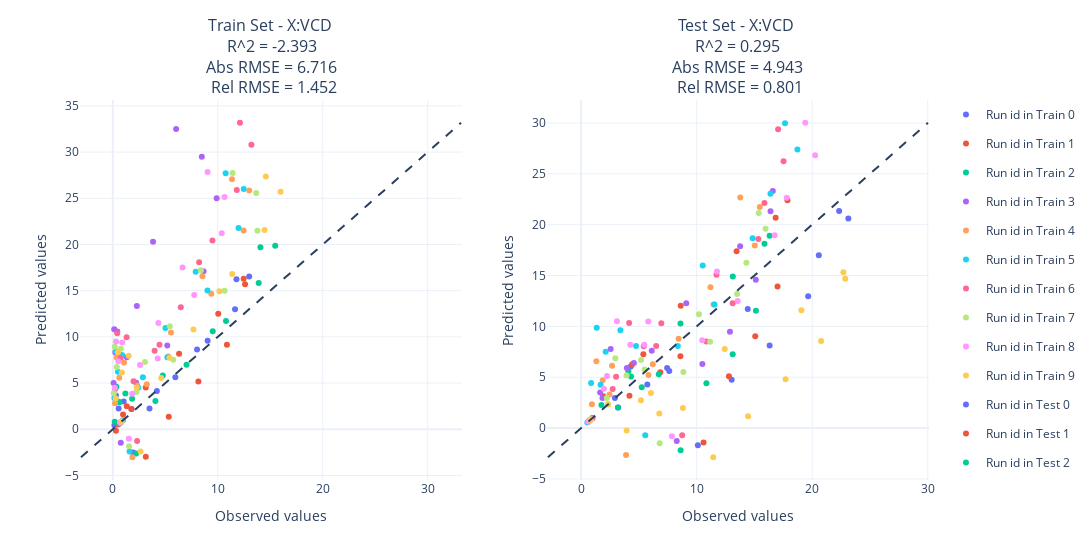
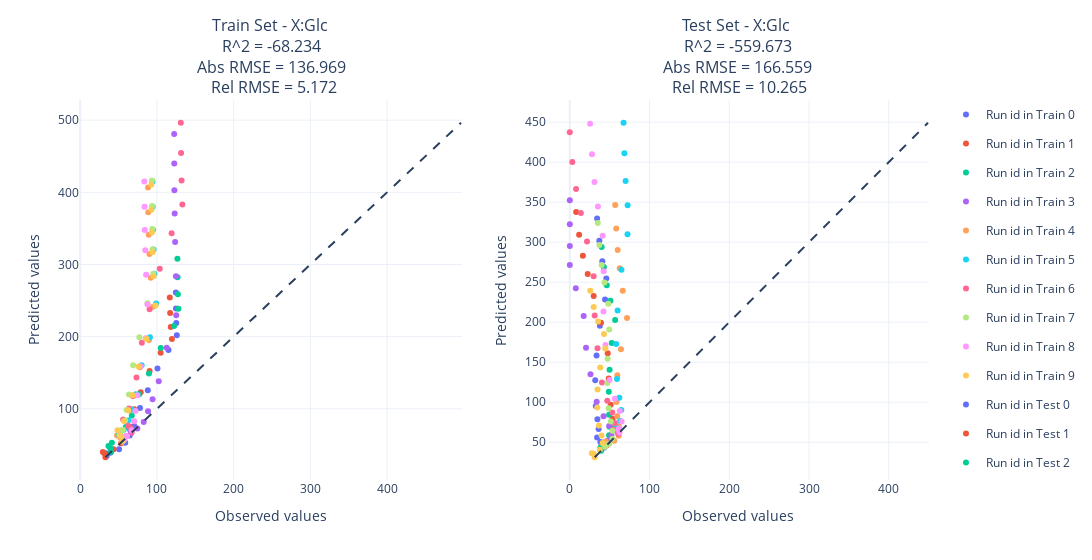
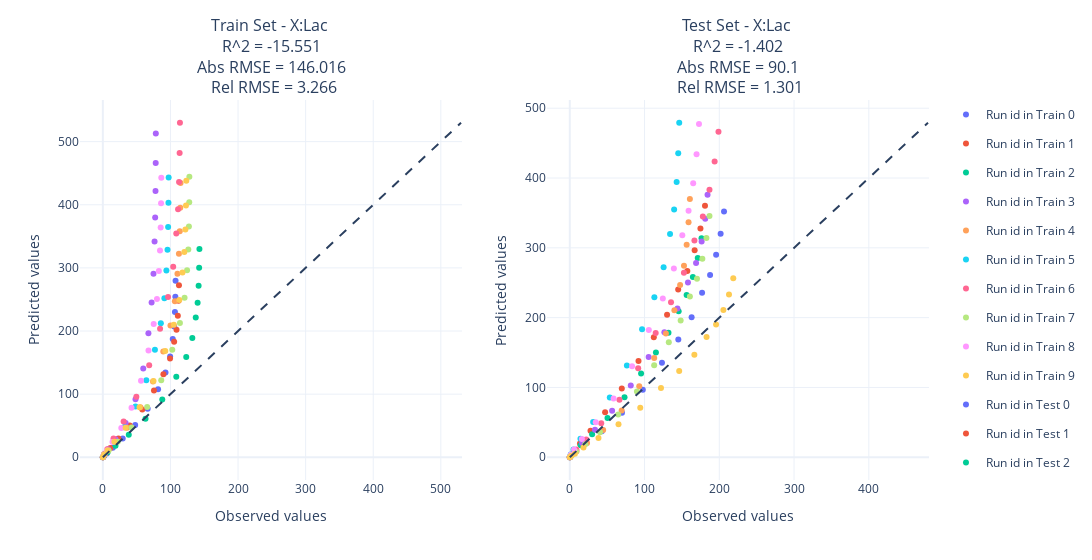
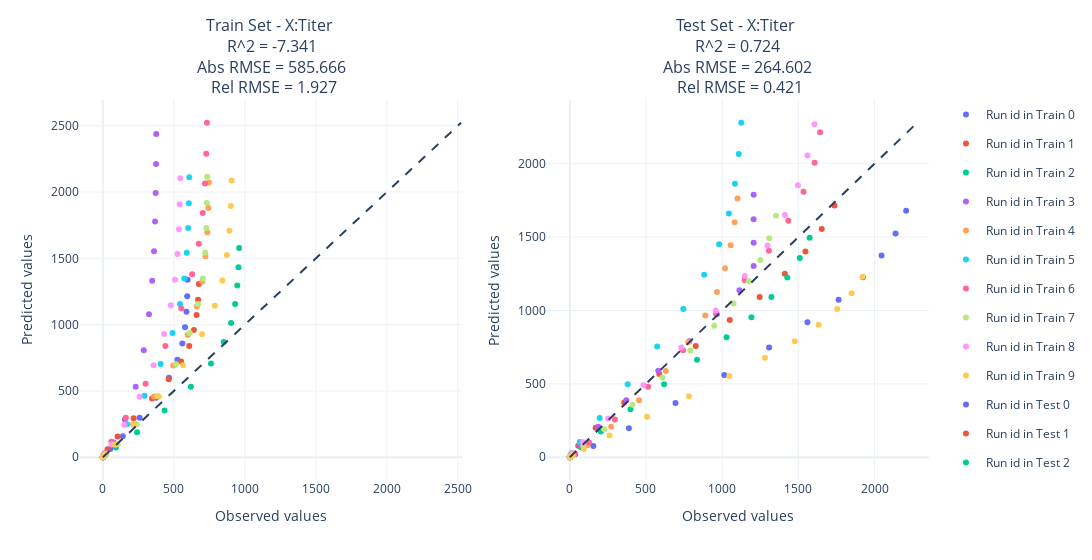

The notebook cell these images were saved under, in order:
### Code cell
plot_multi_step_ann_model_eval(
    X,
    X_pred,
    X_test,
    X_test_pred,
    X_columns=X_columns,
)

### Figure 1 — Plotly figure (JSON) as saved in the notebook; plotly's stock layout.template omitted (floating-point values rounded to 4 significant figures)
{"data": [{"legendgroup": "train_0", "mode": "markers", "name": "Run id in Train 0", "type": "scatter", "x": [0.6786, 1.788, 4.198, 8.025, 11.64, 12.99, 11.78, 9.033, 5.957, 3.496, 1.929, 1.038, 0.5547, 0.2953, 0.1569], "xaxis": "x", "y": [0.6786, 2.183, 4.136, 8.621, 12.98, 16.54, 16.24, 9.585, 5.635, 2.242, -2.511, 2.999, 2.243, 3.646, 0.432], "yaxis": "y"}, {"legendgroup": "train_1", "mode": "markers", "name": "Run id in Train 1", "type": "scatter", "x": [0.5153, 1.328, 3.139, 6.312, 10.05, 12.47, 12.6, 10.87, 8.153, 5.329, 3.144, 1.767, 0.9787, 0.5395, 0.2967], "xaxis": "x", "y": [0.5153, 2.487, 4.531, 8.16, 12.5, 16.3, 15.71, 9.134, 5.156, 1.364, -2.982, 2.203, 1.608, 2.974, -0.1733], "yaxis": "y"}, {"legendgroup": "train_2", "mode": "markers", "name": "Run id in Train 2", "type": "scatter", "x": [0.6173, 1.839, 4.763, 9.52, 13.9, 15.47, 14.06, 10.78, 7.024, 4.06, 2.225, 1.198, 0.6415, 0.3425, 0.1826], "xaxis": "x", "y": [0.6173, 3.299, 5.822, 10.62, 15.84, 19.87, 19.7, 11.73, 6.981, 3.046, -2.623, 3.875, 2.937, 4.594, 0.8034], "yaxis": "y"}, {"legendgroup": "train_3", "mode": "markers", "name": "Run id in Train 3", "type": "scatter", "x": [0.7908, 2.223, 5.19, 8.648, 9.892, 8.48, 6.03, 3.834, 2.293, 1.329, 0.7591, 0.4299, 0.2423, 0.1362, 0.07648], "xaxis": "x", "y": [0.7908, 5.034, 9.068, 17.09, 24.99, 29.49, 32.49, 20.29, 13.35, 7.791, -1.457, 10.59, 8.309, 10.82, 5.011], "yaxis": "y"}, {"legendgroup": "train_4", "mode": "markers", "name": "Run id in Train 4", "type": "scatter", "x": [0.8724, 2.327, 5.302, 9.383, 12.46, 13.0, 11.35, 8.537, 5.545, 3.241, 1.867, 1.077, 0.6221, 0.36, 0.2085], "xaxis": "x", "y": [0.8724, 4.727, 7.873, 14.66, 21.51, 25.84, 27.06, 16.55, 10.47, 4.873, -3.029, 7.238, 5.573, 7.773, 2.804], "yaxis": "y"}, {"legendgroup": "train_5", "mode": "markers", "name": "Run id in Train 5", "type": "scatter", "x": [0.9745, 2.407, 5.196, 9.018, 11.98, 12.47, 10.75, 7.898, 5.015, 2.867, 1.595, 0.8835, 0.4884, 0.2697, 0.1489], "xaxis": "x", "y": [0.9745, 4.491, 7.799, 15.03, 21.78, 26.0, 27.7, 17.04, 10.96, 5.628, -2.413, 8.044, 6.223, 8.446, 3.393], "yaxis": "y"}, {"legendgroup": "train_6", "mode": "markers", "name": "Run id in Train 6", "type": "scatter", "x": [0.7806, 1.976, 4.447, 8.222, 11.81, 13.2, 12.11, 9.492, 6.477, 3.982, 2.318, 1.319, 0.744, 0.418, 0.2343], "xaxis": "x", "y": [0.7806, 5.21, 9.156, 18.07, 25.89, 30.79, 33.17, 20.43, 13.21, 8.487, -1.259, 9.963, 7.748, 10.38, 4.354], "yaxis": "y"}, {"legendgroup": "train_7", "mode": "markers", "name": "Run id in Train 7", "type": "scatter", "x": [0.7296, 2.251, 5.757, 10.65, 13.78, 13.66, 11.41, 8.391, 5.433, 3.062, 1.55, 0.7674, 0.3798, 0.1879, 0.09295], "xaxis": "x", "y": [0.7296, 4.022, 7.524, 14.99, 21.48, 25.57, 27.74, 17.21, 11.16, 7.291, -1.828, 8.702, 6.74, 8.942, 3.895], "yaxis": "y"}, {"legendgroup": "train_8", "mode": "markers", "name": "Run id in Train 8", "type": "scatter", "x": [0.699, 1.848, 4.275, 7.758, 10.38, 10.65, 9.029, 6.646, 4.341, 2.593, 1.528, 0.8995, 0.5296, 0.3118, 0.1837], "xaxis": "x", "y": [0.699, 3.853, 7.647, 14.53, 21.22, 25.13, 27.85, 17.5, 11.5, 6.966, -1.021, 9.385, 7.348, 9.507, 4.5], "yaxis": "y"}, {"legendgroup": "train_9", "mode": "markers", "name": "Run id in Train 9", "type": "scatter", "x": [0.8418, 2.279, 5.398, 10.16, 14.45, 15.98, 14.58, 11.38, 7.683, 4.608, 2.648, 1.515, 0.865, 0.4936, 0.2816], "xaxis": "x", "y": [0.8418, 4.506, 7.742, 14.95, 21.56, 25.7, 27.36, 16.82, 10.79, 5.557, -2.404, 7.944, 6.135, 8.335, 3.339], "yaxis": "y"}, {"legendgroup": "test_0", "mode": "markers", "name": "Run id in Test 0", "type": "scatter", "x": [0.9847, 2.925, 7.444, 14.42, 20.57, 23.13, 22.33, 19.65, 16.31, 13.03, 10.1, 7.629, 5.731, 4.294, 3.208], "xaxis": "x2", "y": [0.9847, 2.953, 5.917, 11.7, 17.0, 20.61, 21.34, 12.97, 8.116, 4.75, -1.701, 5.605, 4.28, 6.056, 2.031], "yaxis": "y2"}, {"legendgroup": "test_1", "mode": "markers", "name": "Run id in Test 1", "type": "scatter", "x": [0.7602, 1.914, 4.408, 8.623, 13.46, 16.83, 17.86, 17.0, 15.07, 12.79, 10.6, 8.595, 6.854, 5.388, 4.183], "xaxis": "x2", "y": [0.7602, 3.14, 6.25, 12.03, 17.39, 20.68, 22.39, 13.93, 9.03, 5.095, -1.431, 7.06, 5.484, 7.27, 3.178], "yaxis": "y2"}, {"legendgroup": "test_2", "mode": "markers", "name": "Run id in Test 2", "type": "scatter", "x": [0.6378, 1.76, 4.32, 8.6, 13.13, 15.87, 16.31, 15.13, 13.12, 10.85, 8.612, 6.721, 5.25, 4.092, 3.18], "xaxis": "x2", "y": [0.6378, 2.276, 5.077, 10.28, 14.91, 18.11, 18.9, 11.55, 7.27, 4.397, -2.189, 5.28, 4.009, 5.596, 2.014], "yaxis": "y2"}, {"legendgroup": "test_3", "mode": "markers", "name": "Run id in Test 3", "type": "scatter", "x": [0.6684, 1.848, 4.564, 9.102, 13.76, 16.39, 16.59, 15.12, 12.88, 10.49, 8.276, 6.112, 3.96, 2.558, 1.649], "xaxis": "x2", "y": [0.6684, 2.957, 6.392, 12.28, 17.87, 21.32, 23.3, 14.58, 9.472, 6.299, -1.276, 7.614, 5.913, 7.763, 3.502], "yaxis": "y2"}, {"legendgroup": "test_4", "mode": "markers", "name": "Run id in Test 4", "type": "scatter", "x": [0.8214, 2.462, 6.205, 11.46, 15.03, 15.46, 13.78, 11.19, 8.44, 5.832, 3.893, 2.677, 1.872, 1.321, 0.9374], "xaxis": "x2", "y": [0.8214, 3.296, 6.271, 12.15, 17.94, 21.73, 22.68, 13.83, 8.772, 5.21, -2.659, 6.132, 4.701, 6.574, 2.346], "yaxis": "y2"}, {"legendgroup": "test_5", "mode": "markers", "name": "Run id in Test 5", "type": "scatter", "x": [0.5357, 1.685, 4.751, 10.53, 16.38, 18.72, 17.64, 14.84, 11.55, 8.369, 5.551, 3.4, 2.124, 1.348, 0.8645], "xaxis": "x2", "y": [0.5357, 4.252, 8.061, 15.99, 23.03, 27.38, 29.98, 18.67, 12.15, 8.058, -0.7131, 9.628, 7.514, 9.868, 4.435], "yaxis": "y2"}, {"legendgroup": "test_6", "mode": "markers", "name": "Run id in Test 6", "type": "scatter", "x": [0.9643, 2.731, 6.497, 11.71, 15.87, 17.52, 17.05, 15.34, 13.12, 10.84, 8.748, 6.94, 5.421, 4.158, 3.027], "xaxis": "x2", "y": [0.9643, 3.849, 8.074, 15.08, 22.12, 26.24, 29.37, 18.59, 12.26, 8.499, -0.699, 10.3, 8.056, 10.32, 5.054], "yaxis": "y2"}, {"legendgroup": "test_7", "mode": "markers", "name": "Run id in Test 7", "type": "scatter", "x": [0.8622, 2.331, 5.497, 10.21, 14.3, 15.97, 15.37, 13.5, 11.16, 8.851, 6.801, 5.186, 3.932, 2.967, 2.229], "xaxis": "x2", "y": [0.8622, 2.367, 5.766, 11.19, 16.25, 19.6, 21.15, 13.19, 8.498, 5.523, -1.494, 6.687, 5.161, 6.874, 2.949], "yaxis": "y2"}, {"legendgroup": "test_8", "mode": "markers", "name": "Run id in Test 8", "type": "scatter", "x": [0.6276, 1.967, 5.47, 11.76, 17.8, 20.26, 19.4, 16.76, 13.55, 10.48, 7.857, 5.811, 4.258, 3.097, 2.24], "xaxis": "x2", "y": [0.6276, 3.87, 8.204, 15.39, 22.64, 26.84, 30.02, 18.97, 12.49, 8.625, -0.7955, 10.47, 8.189, 10.51, 5.113], "yaxis": "y2"}, {"legendgroup": "test_9", "mode": "markers", "name": "Run id in Test 9", "type": "scatter", "x": [0.801, 2.339, 6.042, 12.43, 19.06, 22.7, 22.86, 20.77, 17.7, 14.45, 11.43, 8.811, 6.768, 5.175, 3.938], "xaxis": "x2", "y": [0.801, 2.314, 3.438, 7.765, 11.6, 15.32, 14.69, 8.549, 4.802, 1.161, -2.869, 1.97, 1.439, 2.723, -0.2397], "yaxis": "y2"}], "layout": {"annotations": [{"font": {"size": 16}, "showarrow": false, "text": "Train Set - X:VCD <br> R^2 = -2.393 <br> Abs RMSE = 6.716 <br> Rel RMSE = 1.452", "x": 0.225, "xanchor": "center", "xref": "paper", "y": 1, "yanchor": "bottom", "yref": "paper"}, {"font": {"size": 16}, "showarrow": false, "text": "Test Set - X:VCD <br> R^2 = 0.295 <br> Abs RMSE = 4.943 <br> Rel RMSE = 0.801", "x": 0.775, "xanchor": "center", "xref": "paper", "y": 1, "yanchor": "bottom", "yref": "paper"}], "shapes": [{"layer": "above", "line": {"dash": "dash"}, "type": "line", "x0": -3.029, "x1": 33.17, "y0": -3.029, "y1": 33.17}, {"layer": "above", "line": {"dash": "dash"}, "type": "line", "x0": -2.869, "x1": 30.02, "xref": "x2", "y0": -2.869, "y1": 30.02, "yref": "y2"}], "width": 1600, "xaxis": {"anchor": "y", "domain": [0, 0.45], "title": {"text": "Observed values"}}, "xaxis2": {"anchor": "y2", "domain": [0.55, 1], "title": {"text": "Observed values"}}, "yaxis": {"anchor": "x", "domain": [0, 1], "title": {"text": "Predicted values"}}, "yaxis2": {"anchor": "x2", "domain": [0, 1], "title": {"text": "Predicted values"}}}}

### Figure 2 — Plotly figure (JSON) as saved in the notebook; plotly's stock layout.template omitted (floating-point values rounded to 4 significant figures)
{"data": [{"legendgroup": "train_0", "mode": "markers", "name": "Run id in Train 0", "type": "scatter", "x": [34.49, 33.5, 39.18, 50.62, 58.68, 64.5, 70.31, 77.91, 88.11, 100.7, 115.1, 125.9, 125.2, 124.9, 124.7], "xaxis": "x", "y": [34.49, 38.48, 39.26, 43.78, 52.88, 62.88, 76.4, 101.2, 125.7, 155.7, 181.5, 201.9, 219.0, 239.1, 261.0], "yaxis": "y"}, {"legendgroup": "train_1", "mode": "markers", "name": "Run id in Train 1", "type": "scatter", "x": [32.86, 31.9, 29.52, 43.45, 53.38, 59.7, 64.59, 70.45, 78.86, 90.45, 104.9, 119.5, 118.0, 117.2, 116.8], "xaxis": "x", "y": [32.86, 37.54, 40.23, 43.79, 52.27, 62.08, 75.27, 99.24, 123.1, 152.3, 177.5, 196.9, 213.4, 232.8, 254.1], "yaxis": "y"}, {"legendgroup": "train_2", "mode": "markers", "name": "Run id in Train 2", "type": "scatter", "x": [40.2, 39.31, 36.83, 41.3, 51.58, 59.42, 67.24, 77.0, 89.65, 105.0, 122.3, 128.0, 127.3, 126.9, 126.7], "xaxis": "x", "y": [40.2, 45.34, 48.33, 53.0, 63.38, 74.94, 90.67, 120.1, 148.9, 184.2, 214.6, 238.6, 258.7, 282.3, 308.1], "yaxis": "y"}, {"legendgroup": "train_3", "mode": "markers", "name": "Run id in Train 3", "type": "scatter", "x": [66.33, 64.9, 74.47, 82.75, 88.46, 94.35, 102.4, 112.8, 125.1, 124.7, 123.7, 123.1, 122.8, 122.6, 122.5], "xaxis": "x", "y": [66.33, 71.13, 72.69, 81.82, 96.55, 113.2, 138.1, 184.6, 229.7, 283.6, 331.3, 370.5, 402.9, 440.0, 480.7], "yaxis": "y"}, {"legendgroup": "train_4", "mode": "markers", "name": "Run id in Train 4", "type": "scatter", "x": [54.08, 52.32, 48.01, 52.81, 59.67, 64.36, 69.79, 77.94, 89.6, 94.89, 91.96, 90.27, 89.3, 88.74, 88.41], "xaxis": "x", "y": [54.08, 59.78, 63.13, 69.81, 83.08, 97.82, 118.4, 157.5, 195.5, 241.4, 281.8, 314.6, 341.2, 372.4, 406.6], "yaxis": "y"}, {"legendgroup": "train_5", "mode": "markers", "name": "Run id in Train 5", "type": "scatter", "x": [55.71, 54.04, 50.19, 56.66, 62.95, 67.36, 72.5, 80.14, 90.86, 99.1, 96.82, 95.56, 94.86, 94.48, 94.26], "xaxis": "x", "y": [55.71, 60.86, 63.97, 71.05, 84.1, 98.93, 120.1, 160.2, 199.1, 245.8, 287.0, 320.7, 348.1, 380.1, 415.1], "yaxis": "y"}, {"legendgroup": "train_6", "mode": "markers", "name": "Run id in Train 6", "type": "scatter", "x": [67.14, 65.72, 62.34, 55.86, 63.63, 68.55, 73.36, 80.31, 90.44, 103.7, 119.2, 133.2, 132.1, 131.5, 131.1], "xaxis": "x", "y": [67.14, 72.99, 76.44, 85.11, 100.4, 117.9, 143.4, 191.6, 238.1, 294.2, 343.2, 383.2, 416.2, 454.5, 496.4], "yaxis": "y"}, {"legendgroup": "train_7", "mode": "markers", "name": "Run id in Train 7", "type": "scatter", "x": [56.53, 55.33, 51.97, 55.45, 58.64, 60.52, 63.57, 69.01, 77.13, 87.63, 95.36, 94.38, 93.89, 93.65, 93.53], "xaxis": "x", "y": [56.53, 60.95, 63.65, 71.04, 83.7, 98.23, 119.7, 160.2, 199.2, 246.2, 287.2, 321.2, 349.0, 381.2, 416.4], "yaxis": "y"}, {"legendgroup": "train_8", "mode": "markers", "name": "Run id in Train 8", "type": "scatter", "x": [57.35, 56.26, 61.12, 67.2, 70.32, 72.1, 74.58, 78.95, 85.51, 87.7, 85.87, 84.79, 84.15, 83.78, 83.56], "xaxis": "x", "y": [57.35, 61.05, 62.39, 70.37, 82.85, 97.1, 118.6, 159.0, 197.9, 244.5, 285.7, 319.6, 347.8, 379.9, 415.1], "yaxis": "y"}, {"legendgroup": "train_9", "mode": "markers", "name": "Run id in Train 9", "type": "scatter", "x": [54.9, 53.83, 51.14, 48.65, 56.75, 62.63, 68.51, 76.16, 86.41, 98.32, 95.73, 94.24, 93.38, 92.9, 92.62], "xaxis": "x", "y": [54.9, 60.15, 63.25, 70.3, 83.19, 97.83, 118.7, 158.5, 196.8, 243.1, 283.8, 317.1, 344.1, 375.8, 410.3], "yaxis": "y"}, {"legendgroup": "test_0", "mode": "markers", "name": "Run id in Test 0", "type": "scatter", "x": [43.47, 42.12, 38.4, 34.28, 36.13, 34.63, 32.55, 31.88, 33.52, 37.69, 44.21, 45.79, 40.79, 37.04, 34.23], "xaxis": "x2", "y": [43.47, 47.73, 50.34, 55.88, 66.55, 78.68, 95.39, 127.3, 158.2, 195.7, 228.2, 254.6, 276.2, 301.6, 329.4], "yaxis": "y2"}, {"legendgroup": "test_1", "mode": "markers", "name": "Run id in Test 1", "type": "scatter", "x": [45.92, 44.94, 45.34, 51.67, 54.32, 53.64, 51.24, 48.83, 47.56, 39.08, 29.94, 22.45, 16.43, 11.67, 7.953], "xaxis": "x2", "y": [45.92, 49.41, 50.54, 56.98, 67.49, 79.38, 96.79, 129.6, 161.2, 199.3, 232.8, 260.3, 283.0, 309.1, 337.7], "yaxis": "y2"}, {"legendgroup": "test_2", "mode": "markers", "name": "Run id in Test 2", "type": "scatter", "x": [39.39, 38.53, 38.73, 45.76, 49.24, 49.82, 49.18, 48.89, 49.88, 52.55, 56.86, 50.96, 46.36, 42.76, 39.97], "xaxis": "x2", "y": [39.39, 42.7, 43.61, 49.07, 58.63, 69.45, 84.44, 112.9, 140.5, 173.9, 202.8, 226.8, 246.2, 268.9, 293.8], "yaxis": "y2"}, {"legendgroup": "test_3", "mode": "markers", "name": "Run id in Test 3", "type": "scatter", "x": [48.37, 47.04, 49.48, 52.15, 49.37, 42.32, 33.71, 25.92, 20.31, 17.38, 7.512, 5.55e-06, -1.164e-08, -7.552e-10, 5.426e-10], "xaxis": "x2", "y": [48.37, 51.54, 52.64, 59.41, 70.13, 82.37, 100.6, 135.0, 168.0, 207.8, 242.5, 271.4, 295.2, 322.5, 352.4], "yaxis": "y2"}, {"legendgroup": "test_4", "mode": "markers", "name": "Run id in Test 4", "type": "scatter", "x": [46.73, 44.99, 55.71, 61.34, 61.57, 59.5, 58.3, 59.65, 64.13, 71.73, 66.37, 62.62, 60.03, 58.2, 56.91], "xaxis": "x2", "y": [46.73, 50.96, 51.93, 58.22, 69.81, 82.58, 100.2, 133.5, 166.1, 205.3, 239.3, 267.5, 290.3, 317.0, 346.3], "yaxis": "y2"}, {"legendgroup": "test_5", "mode": "markers", "name": "Run id in Test 5", "type": "scatter", "x": [61.43, 60.5, 57.74, 63.15, 64.58, 62.09, 59.15, 58.11, 59.94, 64.78, 72.39, 72.49, 70.0, 68.43, 67.43], "xaxis": "x2", "y": [61.43, 65.87, 68.59, 76.67, 90.17, 105.6, 128.9, 172.6, 214.7, 265.4, 309.8, 346.1, 376.4, 411.1, 449.2], "yaxis": "y2"}, {"legendgroup": "test_6", "mode": "markers", "name": "Run id in Test 6", "type": "scatter", "x": [60.61, 58.92, 54.97, 56.5, 53.2, 47.01, 40.3, 34.74, 31.17, 29.86, 21.61, 13.89, 7.831, 3.156, 0.001034], "xaxis": "x2", "y": [60.61, 64.17, 65.65, 74.11, 87.01, 101.9, 124.6, 167.3, 208.4, 257.5, 300.7, 336.5, 366.3, 400.2, 437.3], "yaxis": "y2"}, {"legendgroup": "test_7", "mode": "markers", "name": "Run id in Test 7", "type": "scatter", "x": [44.29, 43.09, 49.57, 53.42, 53.56, 51.34, 48.75, 47.22, 47.41, 49.5, 48.29, 43.51, 39.87, 37.12, 35.05], "xaxis": "x2", "y": [44.29, 47.14, 48.12, 54.26, 64.22, 75.75, 92.44, 124.0, 154.4, 191.0, 223.0, 249.5, 271.3, 296.5, 324.0], "yaxis": "y2"}, {"legendgroup": "test_8", "mode": "markers", "name": "Run id in Test 8", "type": "scatter", "x": [62.24, 61.22, 61.69, 65.04, 62.7, 56.55, 49.81, 44.7, 42.21, 42.48, 41.21, 35.3, 30.95, 27.77, 25.47], "xaxis": "x2", "y": [62.24, 65.86, 67.28, 75.91, 89.13, 104.4, 127.6, 171.4, 213.4, 263.7, 307.9, 344.6, 375.2, 409.9, 448.0], "yaxis": "y2"}, {"legendgroup": "test_9", "mode": "markers", "name": "Run id in Test 9", "type": "scatter", "x": [31.22, 29.87, 27.66, 37.62, 41.16, 39.72, 36.57, 34.43, 34.8, 38.19, 44.53, 42.79, 35.51, 29.94, 25.69], "xaxis": "x2", "y": [31.22, 35.69, 36.34, 40.45, 48.89, 58.27, 70.77, 93.3, 115.7, 143.3, 167.1, 185.2, 200.8, 219.1, 239.1], "yaxis": "y2"}], "layout": {"annotations": [{"font": {"size": 16}, "showarrow": false, "text": "Train Set - X:Glc <br> R^2 = -68.234 <br> Abs RMSE = 136.969 <br> Rel RMSE = 5.172", "x": 0.225, "xanchor": "center", "xref": "paper", "y": 1, "yanchor": "bottom", "yref": "paper"}, {"font": {"size": 16}, "showarrow": false, "text": "Test Set - X:Glc <br> R^2 = -559.673 <br> Abs RMSE = 166.559 <br> Rel RMSE = 10.265", "x": 0.775, "xanchor": "center", "xref": "paper", "y": 1, "yanchor": "bottom", "yref": "paper"}], "shapes": [{"layer": "above", "line": {"dash": "dash"}, "type": "line", "x0": 32.86, "x1": 496.4, "y0": 32.86, "y1": 496.4}, {"layer": "above", "line": {"dash": "dash"}, "type": "line", "x0": 31.22, "x1": 449.2, "xref": "x2", "y0": 31.22, "y1": 449.2, "yref": "y2"}], "width": 1600, "xaxis": {"anchor": "y", "domain": [0, 0.45], "title": {"text": "Observed values"}}, "xaxis2": {"anchor": "y2", "domain": [0.55, 1], "title": {"text": "Observed values"}}, "yaxis": {"anchor": "x", "domain": [0, 1], "title": {"text": "Predicted values"}}, "yaxis2": {"anchor": "x2", "domain": [0, 1], "title": {"text": "Predicted values"}}}}

### Figure 3 — Plotly figure (JSON) as saved in the notebook; plotly's stock layout.template omitted (floating-point values rounded to 4 significant figures)
{"data": [{"legendgroup": "train_0", "mode": "markers", "name": "Run id in Train 0", "type": "scatter", "x": [0, 1.693, 5.897, 14.76, 29.39, 47.83, 66.29, 81.69, 92.68, 99.51, 103.4, 105.5, 106.6, 107.3, 107.6], "xaxis": "x", "y": [0, 2.045, 5.972, 15.19, 29.78, 51.02, 77.0, 107.6, 134.2, 159.7, 187.4, 207.2, 230.1, 254.3, 279.6], "yaxis": "y"}, {"legendgroup": "train_1", "mode": "markers", "name": "Run id in Train 1", "type": "scatter", "x": [0, 1.259, 4.364, 11.11, 23.09, 39.77, 58.34, 75.64, 89.59, 99.39, 105.5, 109.0, 110.9, 112.0, 112.6], "xaxis": "x", "y": [0, 2.36, 6.419, 14.79, 29.6, 50.33, 75.55, 105.6, 131.3, 156.3, 183.2, 202.1, 224.3, 247.8, 272.4], "yaxis": "y"}, {"legendgroup": "train_2", "mode": "markers", "name": "Run id in Train 2", "type": "scatter", "x": [0, 1.866, 7.039, 18.7, 38.35, 63.12, 87.91, 108.6, 123.4, 132.4, 137.4, 140.2, 141.7, 142.4, 142.9], "xaxis": "x", "y": [0, 3.138, 8.091, 18.33, 35.73, 60.85, 91.34, 127.7, 158.9, 188.9, 221.5, 244.8, 271.7, 300.2, 329.9], "yaxis": "y"}, {"legendgroup": "train_3", "mode": "markers", "name": "Run id in Train 3", "type": "scatter", "x": [0, 2.194, 7.801, 18.77, 33.7, 48.35, 59.75, 67.4, 72.12, 74.89, 76.49, 77.4, 77.91, 78.2, 78.36], "xaxis": "x", "y": [0, 4.808, 12.5, 28.41, 54.41, 91.69, 140.7, 196.3, 245.0, 290.6, 341.9, 379.7, 421.7, 466.1, 512.7], "yaxis": "y"}, {"legendgroup": "train_4", "mode": "markers", "name": "Run id in Train 4", "type": "scatter", "x": [0, 2.272, 7.854, 18.97, 35.82, 55.48, 74.19, 89.37, 100.0, 106.6, 110.4, 112.5, 113.8, 114.5, 114.9], "xaxis": "x", "y": [0, 4.514, 10.95, 24.42, 46.71, 79.37, 119.9, 167.4, 208.6, 247.2, 290.5, 322.5, 358.0, 395.4, 434.5], "yaxis": "y"}, {"legendgroup": "train_5", "mode": "markers", "name": "Run id in Train 5", "type": "scatter", "x": [0, 2.174, 7.183, 16.83, 31.34, 48.29, 64.29, 77.05, 85.79, 91.05, 94.0, 95.65, 96.55, 97.05, 97.33], "xaxis": "x", "y": [0, 4.274, 10.94, 24.81, 47.35, 80.28, 122.0, 170.3, 212.3, 251.7, 296.0, 328.7, 364.9, 403.2, 443.3], "yaxis": "y"}, {"legendgroup": "train_6", "mode": "markers", "name": "Run id in Train 6", "type": "scatter", "x": [0, 1.916, 6.482, 15.74, 30.73, 49.56, 68.55, 84.64, 96.43, 104.1, 108.6, 111.3, 112.7, 113.6, 114.0], "xaxis": "x", "y": [0, 4.949, 12.82, 29.74, 56.56, 95.66, 145.9, 203.6, 254.0, 301.7, 354.4, 392.8, 436.1, 481.9, 529.9], "yaxis": "y"}, {"legendgroup": "train_7", "mode": "markers", "name": "Run id in Train 7", "type": "scatter", "x": [0, 2.244, 8.523, 22.03, 42.56, 65.55, 86.36, 102.7, 114.0, 120.9, 124.6, 126.4, 127.3, 127.8, 128.0], "xaxis": "x", "y": [0, 3.803, 10.52, 24.68, 47.04, 79.67, 122.0, 170.3, 212.5, 252.5, 296.3, 329.2, 365.6, 404.1, 444.4], "yaxis": "y"}, {"legendgroup": "train_8", "mode": "markers", "name": "Run id in Train 8", "type": "scatter", "x": [0, 1.679, 5.825, 14.27, 27.3, 42.41, 56.44, 67.53, 75.23, 80.03, 82.88, 84.55, 85.53, 86.11, 86.46], "xaxis": "x", "y": [0, 3.641, 10.58, 24.26, 46.53, 78.57, 121.1, 169.0, 211.1, 250.6, 294.9, 327.6, 363.9, 402.3, 442.6], "yaxis": "y"}, {"legendgroup": "train_9", "mode": "markers", "name": "Run id in Train 9", "type": "scatter", "x": [0, 1.937, 6.83, 17.09, 33.69, 54.32, 74.94, 92.36, 105.0, 113.1, 117.8, 120.5, 122.1, 123.0, 123.5], "xaxis": "x", "y": [0, 4.292, 10.84, 24.59, 46.88, 79.39, 120.7, 168.4, 210.0, 248.9, 292.7, 325.0, 360.8, 398.6, 438.2], "yaxis": "y"}, {"legendgroup": "test_0", "mode": "markers", "name": "Run id in Test 0", "type": "scatter", "x": [0, 2.182, 8.166, 21.32, 42.85, 69.79, 97.67, 123.3, 145.1, 162.9, 176.9, 187.7, 195.7, 201.8, 206.3], "xaxis": "x2", "y": [0, 2.78, 8.421, 19.52, 37.31, 63.83, 96.83, 135.3, 168.8, 200.7, 235.6, 261.1, 289.9, 320.3, 352.1], "yaxis": "y2"}, {"legendgroup": "test_1", "mode": "markers", "name": "Run id in Test 1", "type": "scatter", "x": [0, 1.599, 5.446, 13.58, 27.69, 47.21, 69.55, 91.89, 112.4, 130.1, 145.0, 157.2, 167.0, 174.8, 180.8], "xaxis": "x2", "y": [0, 2.963, 8.711, 19.81, 37.93, 64.37, 98.66, 137.8, 172.0, 204.1, 240.2, 266.9, 296.4, 327.6, 360.4], "yaxis": "y2"}, {"legendgroup": "test_2", "mode": "markers", "name": "Run id in Test 2", "type": "scatter", "x": [0, 1.558, 5.606, 14.5, 29.83, 50.41, 73.2, 95.36, 115.2, 132.0, 145.6, 156.3, 164.6, 171.1, 176.2], "xaxis": "x2", "y": [0, 2.12, 7.334, 17.16, 32.83, 56.36, 85.93, 120.0, 149.9, 178.3, 209.2, 232.5, 258.3, 285.4, 313.9], "yaxis": "y2"}, {"legendgroup": "test_3", "mode": "markers", "name": "Run id in Test 3", "type": "scatter", "x": [0, 1.749, 6.312, 16.38, 33.67, 56.59, 81.57, 105.5, 126.5, 144.0, 158.1, 168.9, 176.3, 181.1, 184.2], "xaxis": "x2", "y": [0, 2.77, 8.983, 20.46, 39.27, 66.73, 102.8, 143.5, 179.2, 213.1, 250.3, 278.2, 309.0, 341.7, 375.9], "yaxis": "y2"}, {"legendgroup": "test_4", "mode": "markers", "name": "Run id in Test 4", "type": "scatter", "x": [0, 2.409, 9.008, 23.1, 44.65, 69.37, 92.9, 112.9, 128.6, 139.9, 147.6, 152.7, 156.3, 158.9, 160.6], "xaxis": "x2", "y": [0, 3.112, 8.719, 20.4, 39.13, 67.05, 101.7, 142.0, 177.2, 210.6, 246.9, 274.3, 304.5, 336.5, 370.0], "yaxis": "y2"}, {"legendgroup": "test_5", "mode": "markers", "name": "Run id in Test 5", "type": "scatter", "x": [0, 1.255, 4.985, 14.26, 31.23, 53.5, 76.38, 96.69, 113.1, 125.5, 134.1, 139.5, 142.9, 145.0, 146.4], "xaxis": "x2", "y": [0, 4.015, 11.23, 26.52, 50.6, 85.61, 131.5, 183.5, 229.0, 272.2, 319.9, 354.8, 394.1, 435.6, 479.2], "yaxis": "y2"}, {"legendgroup": "test_6", "mode": "markers", "name": "Run id in Test 6", "type": "scatter", "x": [0, 2.468, 8.847, 21.92, 42.04, 66.38, 91.47, 114.9, 135.4, 152.6, 166.7, 178.0, 186.8, 193.7, 198.9], "xaxis": "x2", "y": [0, 3.626, 11.04, 25.42, 48.81, 82.32, 127.4, 177.9, 222.2, 264.2, 310.3, 344.9, 383.1, 423.6, 466.1], "yaxis": "y2"}, {"legendgroup": "test_7", "mode": "markers", "name": "Run id in Test 7", "type": "scatter", "x": [0, 2.362, 8.31, 20.67, 40.37, 64.73, 89.83, 112.8, 132.4, 148.3, 160.7, 170.1, 177.3, 182.8, 186.8], "xaxis": "x2", "y": [0, 2.196, 8.205, 18.66, 35.87, 61.35, 94.35, 131.8, 164.7, 195.9, 230.1, 255.8, 284.2, 314.2, 345.7], "yaxis": "y2"}, {"legendgroup": "test_8", "mode": "markers", "name": "Run id in Test 8", "type": "scatter", "x": [0, 1.455, 5.746, 16.17, 34.68, 58.57, 83.31, 105.7, 124.4, 139.2, 150.5, 158.9, 165.1, 169.6, 172.8], "xaxis": "x2", "y": [0, 3.64, 11.25, 26.02, 49.96, 84.3, 130.5, 182.1, 227.6, 270.6, 317.9, 353.2, 392.4, 433.9, 477.5], "yaxis": "y2"}, {"legendgroup": "test_9", "mode": "markers", "name": "Run id in Test 9", "type": "scatter", "x": [0, 1.825, 6.83, 18.28, 38.36, 65.15, 94.24, 122.0, 146.3, 166.6, 182.9, 195.7, 205.5, 213.0, 218.7], "xaxis": "x2", "y": [0, 2.192, 5.105, 13.82, 27.68, 47.23, 70.98, 99.26, 123.5, 147.0, 172.4, 190.1, 211.1, 233.2, 256.3], "yaxis": "y2"}], "layout": {"annotations": [{"font": {"size": 16}, "showarrow": false, "text": "Train Set - X:Lac <br> R^2 = -15.551 <br> Abs RMSE = 146.016 <br> Rel RMSE = 3.266", "x": 0.225, "xanchor": "center", "xref": "paper", "y": 1, "yanchor": "bottom", "yref": "paper"}, {"font": {"size": 16}, "showarrow": false, "text": "Test Set - X:Lac <br> R^2 = -1.402 <br> Abs RMSE = 90.1 <br> Rel RMSE = 1.301", "x": 0.775, "xanchor": "center", "xref": "paper", "y": 1, "yanchor": "bottom", "yref": "paper"}], "shapes": [{"layer": "above", "line": {"dash": "dash"}, "type": "line", "x0": 0, "x1": 529.9, "y0": 0, "y1": 529.9}, {"layer": "above", "line": {"dash": "dash"}, "type": "line", "x0": 0, "x1": 479.2, "xref": "x2", "y0": 0, "y1": 479.2, "yref": "y2"}], "width": 1600, "xaxis": {"anchor": "y", "domain": [0, 0.45], "title": {"text": "Observed values"}}, "xaxis2": {"anchor": "y2", "domain": [0.55, 1], "title": {"text": "Observed values"}}, "yaxis": {"anchor": "x", "domain": [0, 1], "title": {"text": "Predicted values"}}, "yaxis2": {"anchor": "x2", "domain": [0, 1], "title": {"text": "Predicted values"}}}}

### Figure 4 — Plotly figure (JSON) as saved in the notebook; plotly's stock layout.template omitted (floating-point values rounded to 4 significant figures)
{"data": [{"legendgroup": "train_0", "mode": "markers", "name": "Run id in Train 0", "type": "scatter", "x": [0, 0.0928, 1.361, 11.34, 52.29, 140.6, 259.3, 375.6, 466.1, 525.1, 559.5, 578.5, 588.8, 594.2, 597.2], "xaxis": "x", "y": [0, 0.3122, 1.277, 15.67, 61.47, 159.1, 297.4, 449.4, 598.9, 735.7, 857.2, 980.0, 1097.0, 1215.0, 1338.0], "yaxis": "y"}, {"legendgroup": "train_1", "mode": "markers", "name": "Run id in Train 1", "type": "scatter", "x": [0, 0.04388, 0.6755, 6.145, 32.89, 103.5, 216.8, 346.4, 463.7, 551.6, 608.2, 641.4, 660.1, 670.5, 676.2], "xaxis": "x", "y": [0, 0.7061, 1.561, 15.18, 60.8, 157.2, 293.4, 442.2, 588.1, 721.3, 839.6, 959.2, 1073.0, 1187.0, 1306.0], "yaxis": "y"}, {"legendgroup": "train_2", "mode": "markers", "name": "Run id in Train 2", "type": "scatter", "x": [0, 0.0806, 1.872, 19.42, 91.75, 241.1, 434.6, 620.0, 761.4, 851.6, 903.3, 931.7, 947.0, 955.2, 959.6], "xaxis": "x", "y": [0, 1.124, 2.197, 18.92, 73.54, 189.2, 352.4, 531.7, 707.9, 869.1, 1012.0, 1157.0, 1294.0, 1433.0, 1577.0], "yaxis": "y"}, {"legendgroup": "train_3", "mode": "markers", "name": "Run id in Train 3", "type": "scatter", "x": [0, 0.1004, 2.472, 20.81, 75.25, 155.2, 231.4, 288.1, 325.0, 347.4, 360.4, 367.9, 372.2, 374.6, 375.9], "xaxis": "x", "y": [0, 1.702, 3.822, 29.47, 111.9, 285.6, 531.4, 806.4, 1079.0, 1331.0, 1553.0, 1777.0, 1993.0, 2211.0, 2438.0], "yaxis": "y"}, {"legendgroup": "train_4", "mode": "markers", "name": "Run id in Train 4", "type": "scatter", "x": [0, 0.1293, 2.812, 23.21, 91.23, 213.7, 360.5, 495.6, 597.2, 662.0, 700.2, 722.5, 735.4, 742.9, 747.3], "xaxis": "x", "y": [0, 1.874, 3.293, 25.25, 96.52, 246.2, 457.9, 692.0, 922.9, 1137.0, 1325.0, 1515.0, 1697.0, 1880.0, 2071.0], "yaxis": "y"}, {"legendgroup": "train_5", "mode": "markers", "name": "Run id in Train 5", "type": "scatter", "x": [0, 0.1191, 2.238, 17.67, 70.79, 170.8, 293.6, 406.8, 490.8, 543.5, 573.8, 590.9, 600.3, 605.6, 608.5], "xaxis": "x", "y": [0, 1.587, 3.172, 25.67, 97.78, 249.4, 464.0, 702.4, 937.8, 1156.0, 1348.0, 1542.0, 1728.0, 1916.0, 2111.0], "yaxis": "y"}, {"legendgroup": "train_6", "mode": "markers", "name": "Run id in Train 6", "type": "scatter", "x": [0, 0.06848, 1.42, 12.97, 60.01, 161.8, 300.9, 440.3, 552.5, 629.0, 676.0, 703.4, 719.1, 728.0, 733.0], "xaxis": "x", "y": [0, 1.721, 3.636, 30.78, 116.7, 297.6, 553.8, 839.1, 1121.0, 1380.0, 1609.0, 1841.0, 2064.0, 2289.0, 2523.0], "yaxis": "y"}, {"legendgroup": "train_7", "mode": "markers", "name": "Run id in Train 7", "type": "scatter", "x": [0, 0.1012, 2.72, 25.95, 104.6, 237.4, 385.8, 515.7, 611.4, 671.6, 704.3, 720.7, 728.9, 732.9, 734.9], "xaxis": "x", "y": [0, 1.095, 2.864, 25.57, 97.12, 248.1, 462.2, 701.0, 937.2, 1155.0, 1348.0, 1542.0, 1729.0, 1918.0, 2115.0], "yaxis": "y"}, {"legendgroup": "train_8", "mode": "markers", "name": "Run id in Train 8", "type": "scatter", "x": [0, 0.0851, 1.666, 14.55, 61.86, 151.3, 259.2, 357.3, 431.1, 479.0, 508.1, 525.4, 535.6, 541.7, 545.3], "xaxis": "x", "y": [0, 1.008, 3.103, 25.17, 95.79, 245.1, 456.8, 694.0, 929.0, 1147.0, 1339.0, 1533.0, 1719.0, 1908.0, 2104.0], "yaxis": "y"}, {"legendgroup": "train_9", "mode": "markers", "name": "Run id in Train 9", "type": "scatter", "x": [0, 0.1028, 2.104, 19.2, 85.14, 219.1, 394.0, 564.6, 699.1, 788.7, 842.2, 873.2, 891.1, 901.4, 907.2], "xaxis": "x", "y": [0, 1.637, 3.164, 25.44, 96.74, 246.7, 459.0, 694.7, 927.4, 1143.0, 1333.0, 1524.0, 1708.0, 1894.0, 2087.0], "yaxis": "y"}, {"legendgroup": "test_0", "mode": "markers", "name": "Run id in Test 0", "type": "scatter", "x": [0, 0.1641, 3.674, 35.32, 154.3, 387.8, 693.8, 1014.0, 1308.0, 1560.0, 1764.0, 1924.0, 2046.0, 2138.0, 2207.0], "xaxis": "x2", "y": [0, 0.637, 2.149, 20.18, 77.35, 198.4, 370.2, 560.3, 748.0, 920.3, 1073.0, 1227.0, 1375.0, 1524.0, 1679.0], "yaxis": "y2"}, {"legendgroup": "test_1", "mode": "markers", "name": "Run id in Test 1", "type": "scatter", "x": [0, 0.07637, 1.2, 10.77, 55.33, 169.7, 356.9, 587.4, 826.4, 1050.0, 1246.0, 1411.0, 1546.0, 1654.0, 1737.0], "xaxis": "x2", "y": [0, 0.7625, 2.41, 20.53, 78.29, 200.4, 373.7, 567.1, 758.6, 936.1, 1092.0, 1250.0, 1402.0, 1555.0, 1715.0], "yaxis": "y2"}, {"legendgroup": "test_2", "mode": "markers", "name": "Run id in Test 2", "type": "scatter", "x": [0, 0.08544, 1.609, 15.15, 73.22, 204.8, 398.2, 618.6, 834.9, 1029.0, 1192.0, 1323.0, 1427.0, 1509.0, 1573.0], "xaxis": "x2", "y": [0, 0.1876, 1.686, 17.75, 68.22, 175.3, 327.7, 496.8, 663.9, 817.7, 954.4, 1092.0, 1224.0, 1357.0, 1496.0], "yaxis": "y2"}, {"legendgroup": "test_3", "mode": "markers", "name": "Run id in Test 3", "type": "scatter", "x": [0, 0.05328, 1.175, 12.4, 64.33, 187.0, 370.7, 580.4, 784.4, 964.7, 1113.0, 1206.0, 1206.0, 1206.0, 1206.0], "xaxis": "x2", "y": [0, 0.4585, 2.355, 21.22, 81.17, 208.1, 388.5, 590.2, 790.1, 974.4, 1138.0, 1302.0, 1461.0, 1621.0, 1788.0], "yaxis": "y2"}, {"legendgroup": "test_4", "mode": "markers", "name": "Run id in Test 4", "type": "scatter", "x": [0, 0.1271, 3.043, 28.54, 116.6, 271.1, 454.4, 630.0, 777.5, 889.0, 965.9, 1019.0, 1056.0, 1082.0, 1100.0], "xaxis": "x2", "y": [0, 0.8294, 2.304, 21.09, 81.22, 208.1, 388.0, 587.5, 784.5, 965.6, 1127.0, 1288.0, 1444.0, 1601.0, 1764.0], "yaxis": "y2"}, {"legendgroup": "test_5", "mode": "markers", "name": "Run id in Test 5", "type": "scatter", "x": [0, 0.03094, 0.8042, 10.87, 65.23, 195.9, 380.0, 573.2, 744.9, 881.6, 980.1, 1044.0, 1084.0, 1109.0, 1125.0], "xaxis": "x2", "y": [0, 1.08, 3.037, 27.5, 104.4, 266.9, 497.2, 754.7, 1009.0, 1244.0, 1452.0, 1662.0, 1863.0, 2067.0, 2279.0], "yaxis": "y2"}, {"legendgroup": "test_6", "mode": "markers", "name": "Run id in Test 6", "type": "scatter", "x": [0, 0.1544, 3.76, 32.09, 125.9, 296.3, 514.2, 743.3, 958.7, 1148.0, 1306.0, 1434.0, 1534.0, 1607.0, 1642.0], "xaxis": "x2", "y": [0, 0.8956, 3.328, 26.4, 100.4, 257.2, 479.6, 729.3, 977.0, 1206.0, 1408.0, 1612.0, 1809.0, 2008.0, 2215.0], "yaxis": "y2"}, {"legendgroup": "test_7", "mode": "markers", "name": "Run id in Test 7", "type": "scatter", "x": [0, 0.1286, 2.342, 20.45, 88.78, 226.4, 411.3, 608.2, 791.3, 948.0, 1075.0, 1174.0, 1250.0, 1309.0, 1353.0], "xaxis": "x2", "y": [0, 0.06835, 1.994, 19.35, 74.43, 191.2, 357.4, 543.1, 727.0, 896.6, 1047.0, 1199.0, 1345.0, 1492.0, 1646.0], "yaxis": "y2"}, {"legendgroup": "test_8", "mode": "markers", "name": "Run id in Test 8", "type": "scatter", "x": [0, 0.03946, 1.14, 15.15, 86.48, 251.5, 483.4, 731.1, 958.1, 1148.0, 1298.0, 1412.0, 1497.0, 1560.0, 1605.0], "xaxis": "x2", "y": [0, 0.8333, 3.3, 27.02, 102.9, 263.5, 491.4, 747.2, 1001.0, 1235.0, 1442.0, 1651.0, 1853.0, 2057.0, 2269.0], "yaxis": "y2"}, {"legendgroup": "test_9", "mode": "markers", "name": "Run id in Test 9", "type": "scatter", "x": [0, 0.1037, 1.876, 18.22, 91.82, 260.9, 506.9, 781.8, 1047.0, 1281.0, 1476.0, 1633.0, 1755.0, 1849.0, 1922.0], "xaxis": "x2", "y": [0, 0.6441, 0.7839, 14.17, 56.91, 147.7, 275.9, 416.0, 553.4, 678.8, 790.3, 903.0, 1010.0, 1118.0, 1230.0], "yaxis": "y2"}], "layout": {"annotations": [{"font": {"size": 16}, "showarrow": false, "text": "Train Set - X:Titer <br> R^2 = -7.341 <br> Abs RMSE = 585.666 <br> Rel RMSE = 1.927", "x": 0.225, "xanchor": "center", "xref": "paper", "y": 1, "yanchor": "bottom", "yref": "paper"}, {"font": {"size": 16}, "showarrow": false, "text": "Test Set - X:Titer <br> R^2 = 0.724 <br> Abs RMSE = 264.602 <br> Rel RMSE = 0.421", "x": 0.775, "xanchor": "center", "xref": "paper", "y": 1, "yanchor": "bottom", "yref": "paper"}], "shapes": [{"layer": "above", "line": {"dash": "dash"}, "type": "line", "x0": 0, "x1": 2523.0, "y0": 0, "y1": 2523.0}, {"layer": "above", "line": {"dash": "dash"}, "type": "line", "x0": 0, "x1": 2279.0, "xref": "x2", "y0": 0, "y1": 2279.0, "yref": "y2"}], "width": 1600, "xaxis": {"anchor": "y", "domain": [0, 0.45], "title": {"text": "Observed values"}}, "xaxis2": {"anchor": "y2", "domain": [0.55, 1], "title": {"text": "Observed values"}}, "yaxis": {"anchor": "x", "domain": [0, 1], "title": {"text": "Predicted values"}}, "yaxis2": {"anchor": "x2", "domain": [0, 1], "title": {"text": "Predicted values"}}}}
